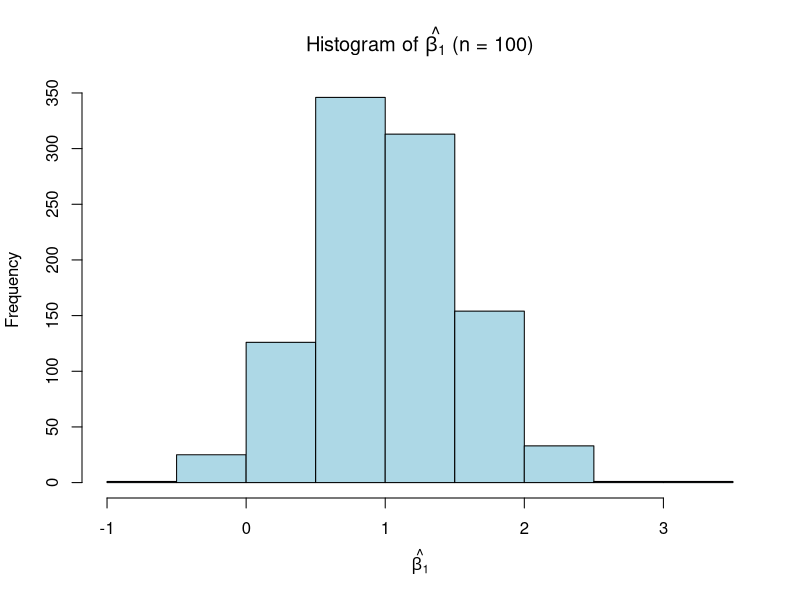
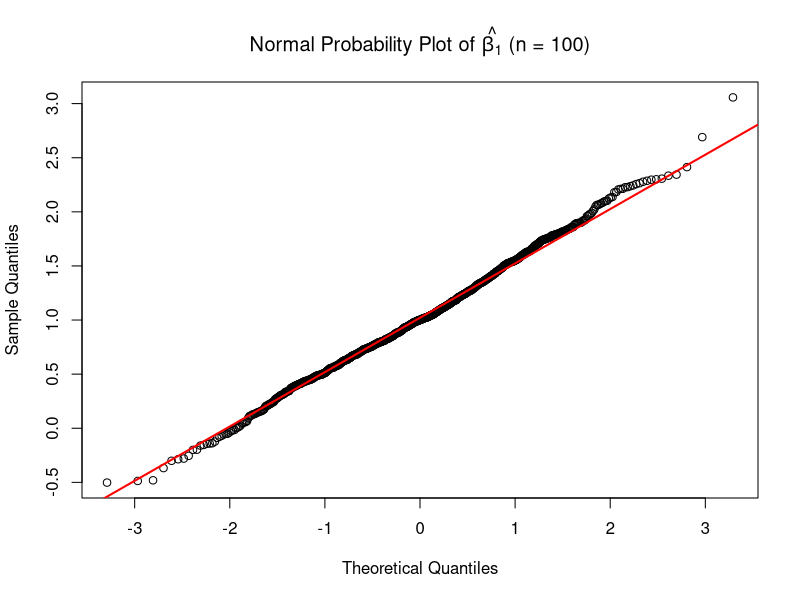
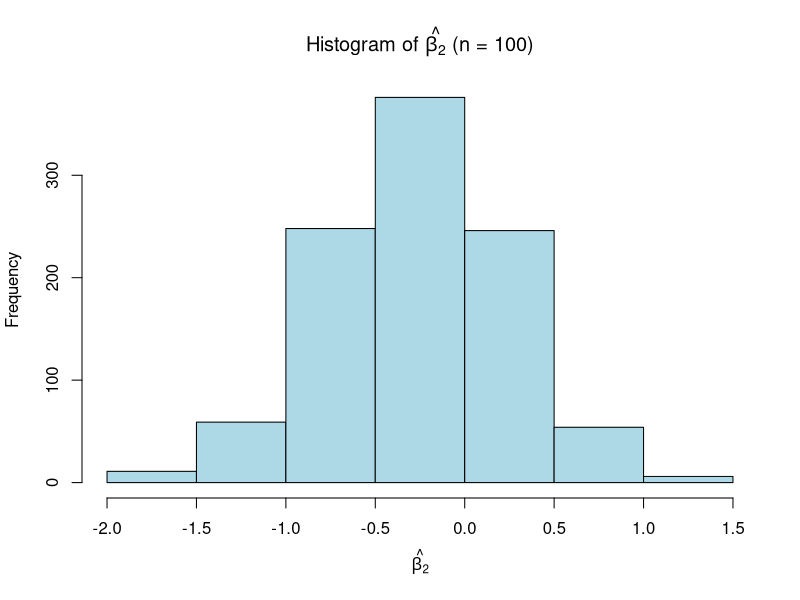
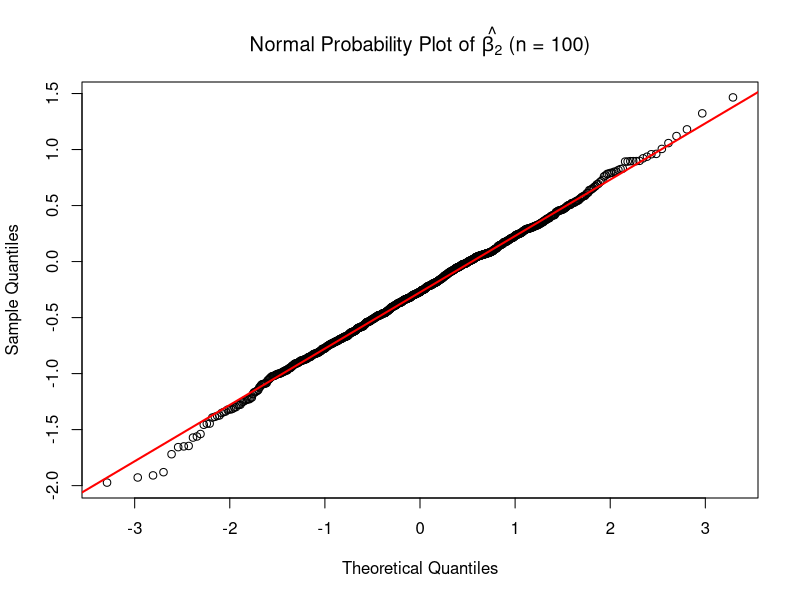
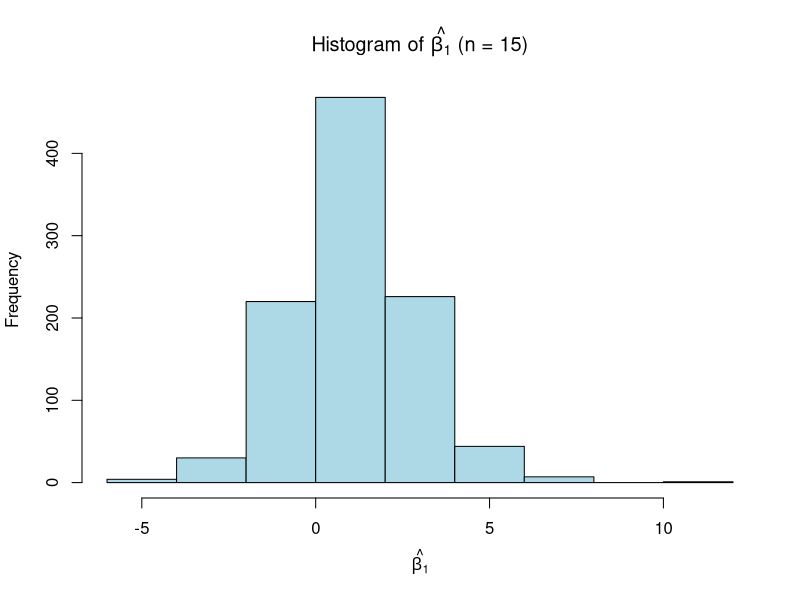
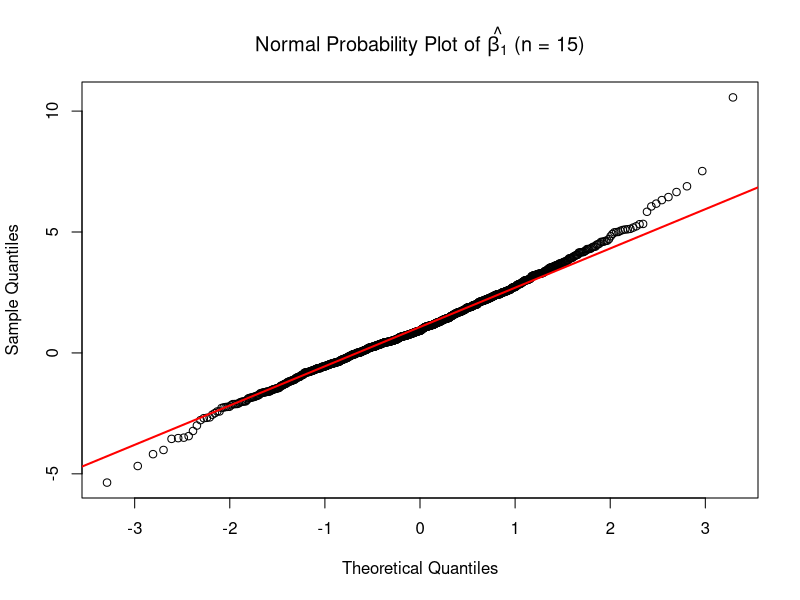
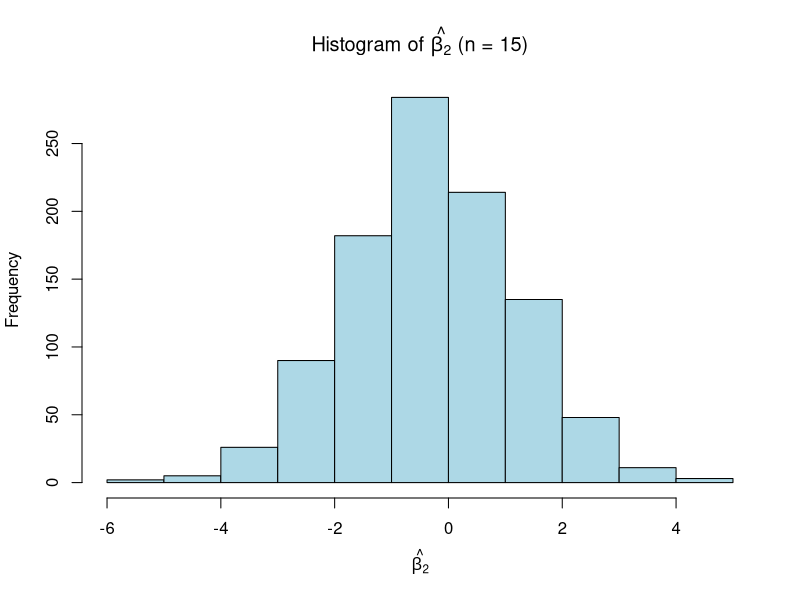
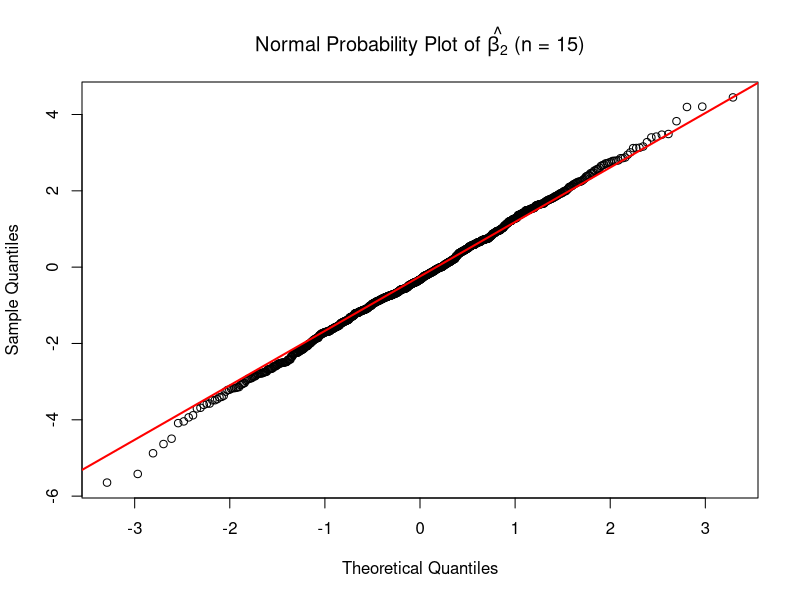

The R source for these figures, in order:
## ---- chunk 1
Y <- c(-0.1, 2.9, 6.2, 7.3, 10.7)
X <- matrix(c(1, 1, 1, 1, 1, 1, 3, 5, 7, 9), nrow=5, ncol=2)
matrix_linear_reg <- function(Y,X) {
  # a. least squares estimates of the regression coefficients
  beta_hat <- solve(t(X) %*% X) %*% t(X) %*% Y
  # b. the residual mean squared error
 # resid_mse <- sum((Y - X%*%beta_hat)^2) / (length(Y) - ncol(X))
  resid_mse <- (t(Y - X%*%beta_hat) %*% (Y - X%*%beta_hat)) / 
    (length(Y) - ncol(X))
  # c. the variance-covariance matrix of the least squares estiamtes
  resid_mse_bias <- sum((Y - X%*%beta_hat)^2) / length(Y)
  varcovar <- resid_mse_bias * solve(t(X) %*% X)
  # d. the vector of predicted values 
  predicted_values <- X %*% solve(t(X)%*%X) %*% t(X) %*% Y
  # e. vector of residuals
  residuals <- (diag(length(Y)) - (X %*% solve(t(X)%*%X) %*% t(X))) %*% Y
  return(list(Regression_Coef_Estimates = beta_hat, 
              Residual_Mean_Square_Error = resid_mse, 
              Variance_Covariance_Matrix = varcovar, 
              Predicted_Values = predicted_values, Residuals = residuals)) 
}
matrix_linear_reg(Y,X)
## ---- chunk 2
my.sim = function(n = 100){
  ## Generate X1 
  X1 = rexp(n, rate = 5)
  ## Generate X2
  X2 = 0.2 * X1 + rnorm(n,mean=0,sd=0.2)
  ## Generate Y
  y = 1.5 + 1 * X1 - 0.25 * X2 + scale(rchisq(n,df=2))
  ##
  ## After the above commands, you have simulated
  ## the sample of size n with data (y, X1, X2)
  ##
  ## Fit the MLR
  fit = lm(y~X1 + X2)
  ## Return beta-hat-j for j = 1 and 2
  fit$coefficients[2:3]
}
## ---- chunk 3
set.seed(12345)

## Set K = 1000
K = 1000

## You can use a for loop
slopes = NULL
for(i in 1:K) slopes = cbind(slopes,my.sim(n = 100))
summary(t(slopes))

# Histogram and Normal Probability Plot for Beta 1
hist(t(slopes)[,1], main = expression(paste("Histogram of ", hat(beta[1]), " (n = 100)")), xlab = expression(hat(beta[1])), ylab = "Frequency", col = "lightblue", border = "black")
qqnorm(t(slopes)[,1], main = expression(paste("Normal Probability Plot of ", hat(beta[1]), " (n = 100)")))
qqline(t(slopes)[,1], col = "red", lwd = 2)

# Histogram and Normal Probability Plot for Beta 2
hist(t(slopes)[,2], main = expression(paste("Histogram of ", hat(beta[2]), " (n = 100)")), xlab = expression(hat(beta[2])), ylab = "Frequency", col = "lightblue", border = "black")
qqnorm(t(slopes)[,2], main = expression(paste("Normal Probability Plot of ", hat(beta[2]), " (n = 100)")))
qqline(t(slopes)[,2], col = "red", lwd = 2)
## ---- chunk 4
set.seed(12345)
slopes_15 = NULL
for(i in 1:K) slopes_15 = cbind(slopes_15,my.sim(n = 15))
summary(t(slopes_15))

# Histogram and Normal Probability Plot for Beta 1
hist(t(slopes_15)[,1], main = expression(paste("Histogram of ", hat(beta[1]), " (n = 15)")), xlab = expression(hat(beta[1])), ylab = "Frequency", col = "lightblue", border = "black")
qqnorm(t(slopes_15)[,1], main = expression(paste("Normal Probability Plot of ", hat(beta[1]), " (n = 15)")))
qqline(t(slopes_15)[,1], col = "red", lwd = 2)

# Histogram and Normal Probability Plot for Beta 2
hist(t(slopes_15)[,2], main = expression(paste("Histogram of ", hat(beta[2]), " (n = 15)")), xlab = expression(hat(beta[2])), ylab = "Frequency", col = "lightblue", border = "black")
qqnorm(t(slopes_15)[,2], main = expression(paste("Normal Probability Plot of ", hat(beta[2]), " (n = 15)")))
qqline(t(slopes_15)[,2], col = "red", lwd = 2)
## ---- chunk 5
my.sim.nonnormal.resid = function(n = 100){
  ## Generate X1 
  X1 = rexp(n, rate = 5)
  ## Generate X2
  X2 = 0.2 * X1 + rnorm(n,mean=0,sd=0.2)
  ## Generate Y - using residuals that have an exponential distribution
  y = 1.5 + 1 * X1 - 0.25 * X2 + scale(rexp(n,rate = 1))
  ##
  ## After the above commands, you have simulated
  ## the sample of size n with data (y, X1, X2)
  ##
  ## Fit the MLR
  fit = lm(y~X1 + X2)
  ## Return beta-hat-j for j = 1 and 2
  fit$coefficients[2:3]
}
## ---- chunk 6
set.seed(12345)

## Set K = 1000
K = 1000

## You can use a for loop
slopes = NULL
for(i in 1:K) slopes = cbind(slopes,my.sim.nonnormal.resid(n = 100))
summary(t(slopes))

# Histogram and Normal Probability Plot for Beta 1
hist(t(slopes)[,1], main = expression(paste("Histogram of ", hat(beta[1]), " (n = 100)")), xlab = expression(hat(beta[1])), ylab = "Frequency", col = "lightblue", border = "black")
qqnorm(t(slopes)[,1], main = expression(paste("Normal Probability Plot of ", hat(beta[1]), " (n = 100)")))
qqline(t(slopes)[,1], col = "red", lwd = 2)

# Histogram and Normal Probability Plot for Beta 2
hist(t(slopes)[,2], main = expression(paste("Histogram of ", hat(beta[2]), " (n = 100)")), xlab = expression(hat(beta[2])), ylab = "Frequency", col = "lightblue", border = "black")
qqnorm(t(slopes)[,2], main = expression(paste("Normal Probability Plot of ", hat(beta[2]), " (n = 100)")))
qqline(t(slopes)[,2], col = "red", lwd = 2)
## ---- chunk 7
set.seed(12345)
slopes_15 = NULL
for(i in 1:K) slopes_15 = cbind(slopes_15,my.sim.nonnormal.resid(n = 15))
summary(t(slopes_15))


# Histogram and Normal Probability Plot for Beta 1
hist(t(slopes_15)[,1], main = expression(paste("Histogram of ", hat(beta[1]), " (n = 15)")), xlab = expression(hat(beta[1])), ylab = "Frequency", col = "lightblue", border = "black")
qqnorm(t(slopes_15)[,1], main = expression(paste("Normal Probability Plot of ", hat(beta[1]), " (n = 15)")))
qqline(t(slopes_15)[,1], col = "red", lwd = 2)

# Histogram and Normal Probability Plot for Beta 2
hist(t(slopes_15)[,2], main = expression(paste("Histogram of ", hat(beta[2]), " (n = 15)")), xlab = expression(hat(beta[2])), ylab = "Frequency", col = "lightblue", border = "black")
qqnorm(t(slopes_15)[,2], main = expression(paste("Normal Probability Plot of ", hat(beta[2]), " (n = 15)")))
qqline(t(slopes_15)[,2], col = "red", lwd = 2)
## ---- chunk 8
my.sim.part2 = function(n = 100){
  ## Generate X1 
  X1 = rexp(n, rate = 5)
  ## Generate X2
  X2 = 0.2 * X1 + rnorm(n,mean=0,sd=0.2)
  ## Generate Y - using residuals that follow a normal distribution
  y = 1.5 + 1 * X1 - 0.25 * X2 + rnorm(n)
  ##
  ## After the above commands, you have simulated
  ## the sample of size n with data (y, X1, X2)
  ##
  ## Fit the MLR
  fit = lm(y~X1 + X2)
  ## Return beta-hat-j for j = 1 and 2
  fit$coefficients[2:3]
  ## Return covariance for beta 1 and beta 2
  covar = vcov(fit)[2,3]
  ## Return correlation for beta 1 and beta 2
  corr = vcov(fit)[2,3]/sqrt(vcov(fit)[2,2])/ sqrt(vcov(fit)[3,3])
  ## Undadjusted model with X1 predictor
  model1_coef <- coef(lm(y~X1))
  ## Undadjusted model with X2 predictor
  model2_coef <- coef(lm(y~X2))
  return(list(Beta_1 = fit$coefficients[2], 
              Beta_2 = summary(fit)$coefficients[3], 
              Covariance_Beta1_Beta2 = covar,
              Correlation = corr,
              Unadjusted_Model_1_Coefs = model1_coef,
              Unadjusted_Model_2_Coefs = model2_coef))
}
my.sim.part2(n = 100)
slopes_15 = NULL
for(i in 1:K) slopes_15 = cbind(slopes_15,my.sim.part2(n = 100))
slopes_15
